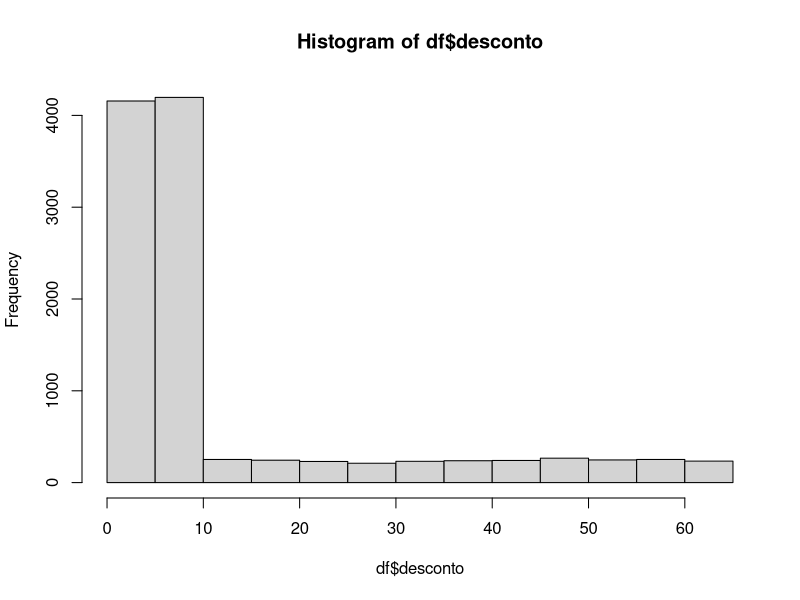
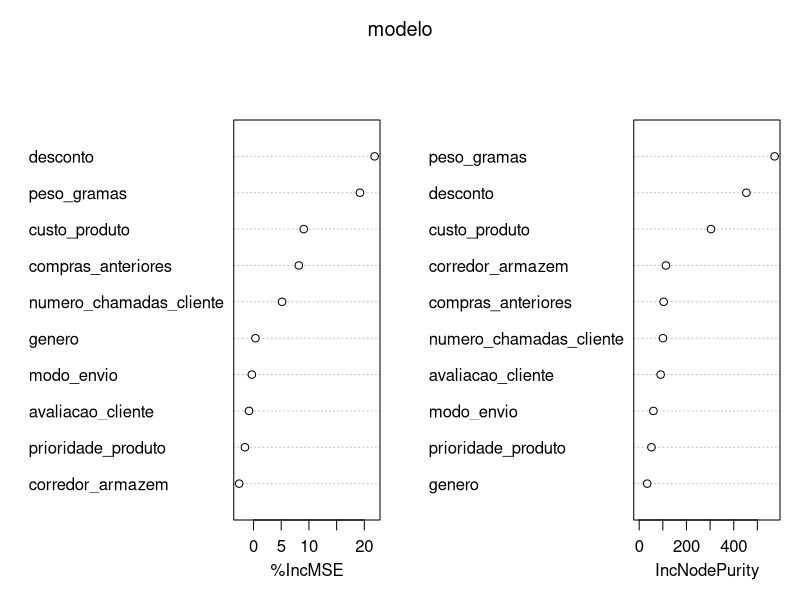
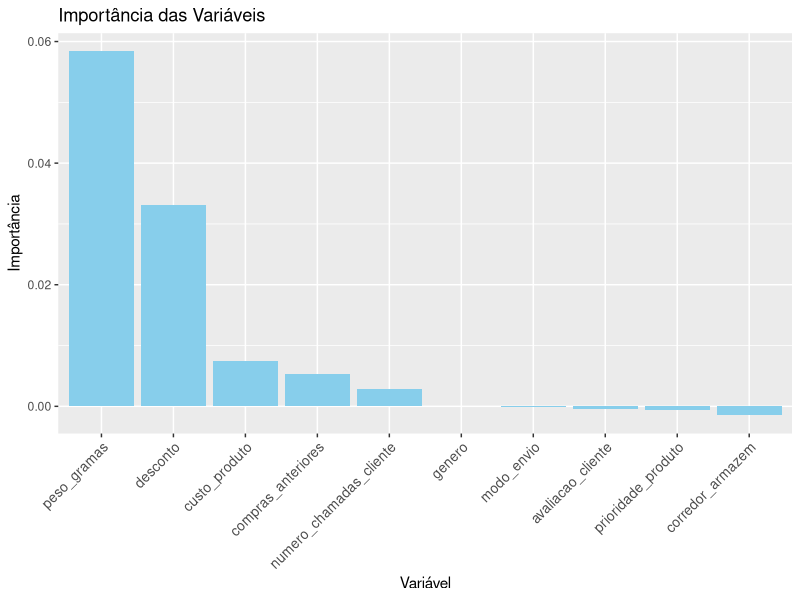
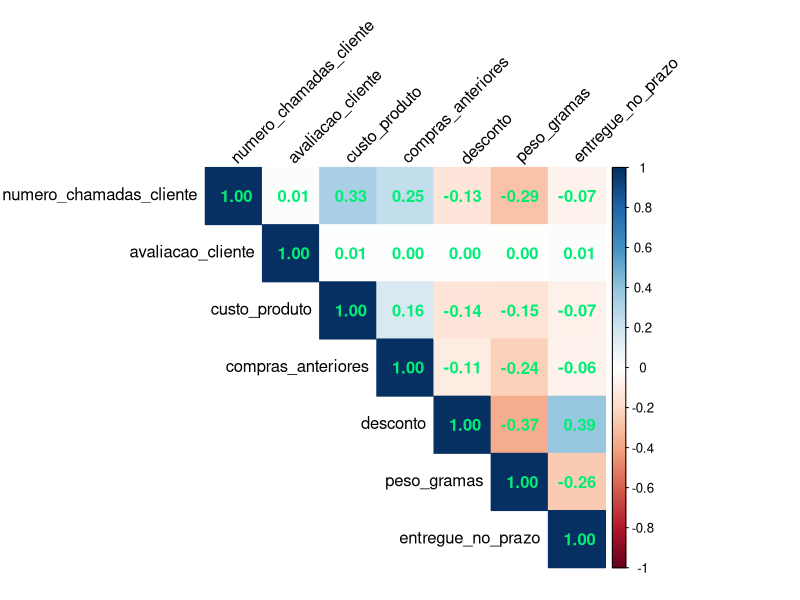
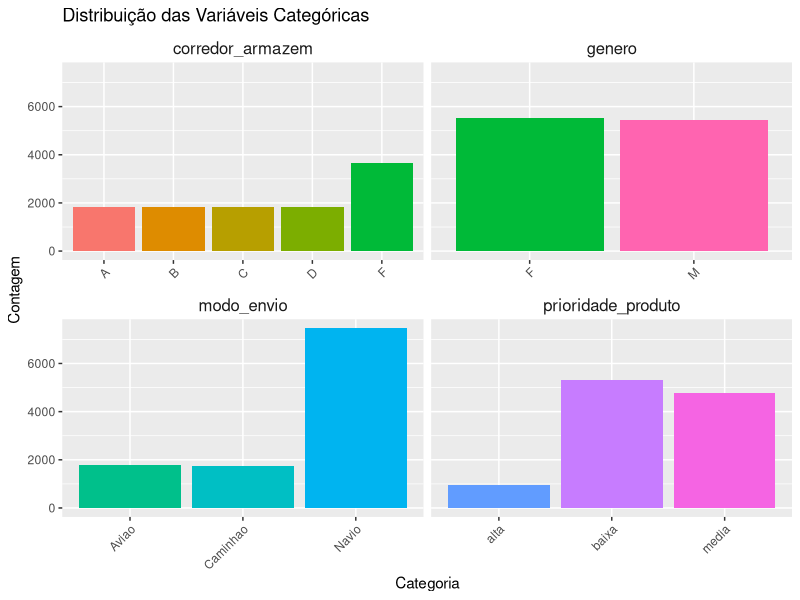
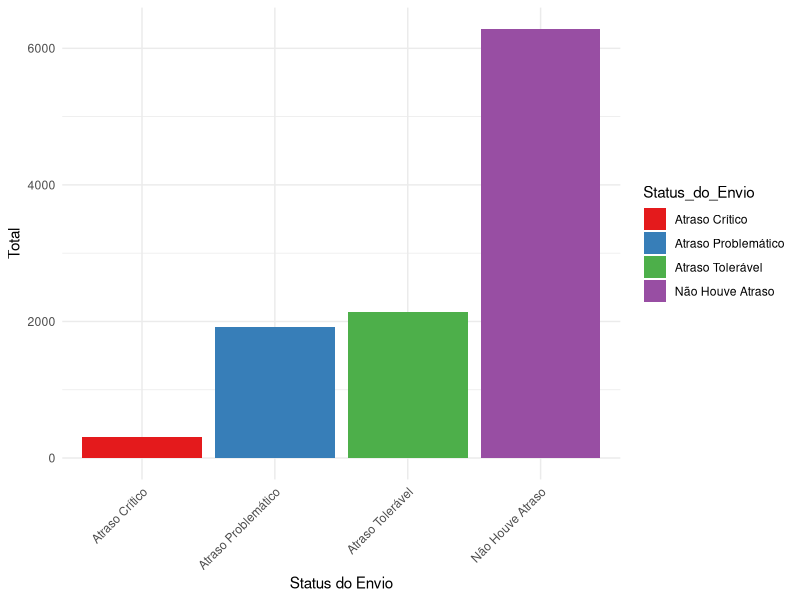

These charts were generated, in order, by the following R code:
####  Big Data Real-Time Analytics com Python e Spark  ####

# Configurando o diretório de trabalho
setwd("~/Desktop/DataScience/CienciaDeDados/2.Big-Data-Real-Time-Analytics-com-Python-e-Spark/5.Engenharia_de_Atributos")
getwd()



## Importando Pacotes
library(readxl)         # carregar arquivos
library(dplyr)          # manipula dados
library(tidyr)          # manipula dados (funcao pivot_longer)
library(ggplot2)        # gera gráficos
library(patchwork)      # unir gráficos
library(corrplot)       # mapa de Correlação

library(randomForest)




#############################             Estudo de Caso             #############################


####  Engenharia de Atributos Para E-Commerce Analytics



### Objetivo:

# - Este Estudo de Caso é uma continuação do trabalho iniciado no capítulo anterior.

# - Agora aplicaremos Engenharia de Atributos.O objetivo é analisar os dados por diferentes perspectivas e criar novas variáveis que ajudem a compreender o 
#   comportamento da variável alvo, em nosso caso se um produto será enviado com atraso ou não.

# - Todo  o  Estudo  de  Caso  é  no  contexto  de  um  problema  de  negócio  em  E-Commerce Analytics.


  
### Definição do Problema

# - Uma empresa internacional de comércio eletrônico (E-commerce) que vende produtos eletrônicos deseja descobrir informações importantes de seu banco de dados
#   de clientes.

# - Os produtos ficam armazenados em um armazém na sede da empresa. Após concluir a compra no web site da empresa, o cliente recebe o produto em casa, em qualquer 
#   parte do mundo. Os produtos são enviados de Navio, Avião ou Caminhão, dependendo da região de entrega.

# - Em cada compra o cliente pode receber um desconto dependendo do peso do produto comprado. Cada cliente pode fazer chamadas ao suporte da empresa no caso de 
#   dúvidas ou problemas e após receber o produto o cliente pode deixar uma avaliação sobre a experiência de compra. O único dado pessoal sobre o cliente que está
#   disponível é o gênero.

# - Nosso trabalho neste Estudo de Caso é explorar os dados, compreender como estão organizados, detectar eventuais problemas e analisar os dados por diferentes
#   perspectivas.

# Trabalharemos com dados fictícios que representam dados reais de uma empresa de E-Commerce. Os dados estão disponíveis na pasta "dados".




#### Carregando os Dados
df <- data.frame(read.csv2("dados/dataset.csv", sep = ","))
head(df)

## Realizando Análise Inicial (Sumário Estatístico, Veriricação de Valores NA, '' e especiais)

analise_inicial <- function(dataframe_recebido) {  # para encotrar linhas com caracter especial, vá para o fim do script
  # Sumário
  cat("\n\n####  DIMENSÕES  ####\n\n")
  print(dim(dataframe_recebido))
  cat("\n\n\n####  INFO  ####\n\n")
  print(str(dataframe_recebido))
  cat("\n\n\n####  SUMÁRIO  ####\n\n")
  print(summary(dataframe_recebido))
  cat("\n\n\n####  VERIFICANDO QTD DE LINHAS DUPLICADAS  ####\n\n")
  print(sum(duplicated(dataframe_recebido)))
  cat("\n\n\n####  VERIFICANDO VALORES NA  ####\n\n")
  valores_na <- colSums(is.na(dataframe_recebido))
  if(any(valores_na > 0)) {
    cat("\n-> Colunas com valores NA:\n\n")
    print(valores_na[valores_na > 0])
  } else {
    cat("\n-> Não foram encontrados valores NA.\n")
  }
  cat("\n\n\n####  VERIFICANDO VALORES VAZIOS ''  ####\n\n")
  valores_vazios <- sapply(dataframe_recebido, function(x) sum(x == ""))
  if(any(valores_vazios > 0)) {
    cat("\n-> Colunas com valores vazios \"\":\n\n")
    print(valores_vazios[valores_vazios > 0])
  } else {
    cat("\n-> Não foram encontrados valores vazios \"\".\n")
  }
  cat("\n\n\n####  VERIFICANDO VALORES COM CARACTERES ESPECIAIS  ####\n\n")
  caracteres_especiais <- sapply(dataframe_recebido, function(x) {
    sum(sapply(x, function(y) {
      if(is.character(y) && length(y) == 1) {
        any(charToRaw(y) > 0x7E | charToRaw(y) < 0x20)
      } else {
        FALSE
      }
    }))
  })
  if(any(caracteres_especiais > 0)) {
    cat("\n-> Colunas com caracteres especiais:\n\n")
    print(caracteres_especiais[caracteres_especiais > 0])
  } else {
    cat("\n-> Não foram encontrados caracteres especiais.\n")
  }
}

analise_inicial(df)


## Modificando todas as variáveis do tipo chr para factor
df <- dplyr::mutate_if(df, is.character, as.factor)
str(df)


## Dividindo o Dataframe em Variáveis Categoricas, Variáveis Numéricas e Variável Alvo
names(df)

# Dataframe somente com as variáveis categóricas
df_categoricas <- df %>% 
  select(where(is.factor))

# Dataframe somente com as variáveis numéricas
df_numericas <- df %>% 
  select(where(is.numeric)) %>% 
  select(-ID, -entregue_no_prazo)

# Dataframe somente com a variável alvo/target "entregue_no_prazo"
df_target <- df %>%
  select(entregue_no_prazo) %>% 
  mutate(entregue_no_prazo = factor(entregue_no_prazo))




##################################    Limpeza De Dados    ################################## 


#### Tratamento de Valores ausentes

##  -> Atenção: Valor ausente significa ausência de informação e não ausência de dado!
# - O tratamento pode ser feito antes, durante ou depois da Análise Exploratória, mas idealmente deve ser feito antes da Engenharia de Atributos.
#   Mas fique atento: a Engenharia de Atributos e o Pré-Processamento podem gerar valores ausentes, o que precisa ser tratado.

analise_inicial(df)

colSums(is.na(df))

# -> Não foi constatado dados ausentes.





#### Tratamento de Valores Duplicados

##  -> Atenção: Valores duplicados significam duplicidade dos dados em toda a linha (todo o registro).
# - O tratamento pode ser feito antes, durante ou depois da Análise Exploratória, mas idealmente deve ser feito antes da Engenharia de Atributos.

sum(duplicated(df))





#### Tratamento de Valores Outliers


## Tratando Uma Variável Específica "desconto" (depois tratamos todas de uma vez)

# Verificando Média e Desvio Padrão
df_desconto <- df %>% 
  select(desconto) %>% 
  summarise(Media = mean(desconto),
            Desvio_Padrao = sd(desconto))
df_desconto

# Histograma
hist(df$desconto)

# Calcula os limites superior e inferior
# (Um valor outlier é aquele que está abaixo do limite inferior ou acima do limite superior)

limite_superior = df_desconto$Media + 3 * df_desconto$Desvio_Padrao
cat("Limite superior:", limite_superior)
limite_inferior = df_desconto$Media - 3 * df_desconto$Desvio_Padrao
cat("Limite inferior:", limite_inferior)

# Filtra o dataframe removendo os registros com outliers na coluna desconto
dim(df)
df <- df %>%
  filter(desconto > limite_inferior & desconto < limite_superior)
dim(df)


## Tratando Todas as Variáveis Numéricas (exceto desconto)

# Nomes das colunas numéricas de interesse
nums2 <- c("numero_chamadas_cliente", 
           "avaliacao_cliente", 
           "compras_anteriores", 
           "custo_produto", 
           "peso_gramas")

# Calculando z-scores e removendo outliers
df_filtrado <- df %>%
  # Calcula o z-score para cada coluna numérica
  mutate(across(all_of(nums2), list(z = ~ (.-mean(.))/sd(.)), .names = "{.col}_zscore")) %>%         # " across(where(is.numeric) " - (todas var numéricas)
  # Filtra linhas removendo outliers (qualquer z-score fora de [-3, 3])
  filter(if_all(ends_with("zscore"), ~ abs(.) < 3)) %>%
  # Remove as colunas de z-score adicionadas anteriormente
  select(-ends_with("zscore"))

# Comparando as dimensões antes e depois do filtro
cat("Dimensões do DataFrame antes do filtro: ", dim(df), "\n")
cat("Dimensões do DataFrame após filtrar outliers: ", dim(df_filtrado), "\n")

df <- df_filtrado

rm(limite_inferior, limite_superior, nums2, df_filtrado)





#### Feature Selection

##  -> Atenção: Aqui tomamos as decisões sobre quais variáveis serão usadas na Engenharia de Atributos.


# Removendo variável ID
df_sem_ID <- df[, !names(df) %in% c("ID")]


## Utilizando modelo randomForest para o método de Feature Selection

modelo <- randomForest(entregue_no_prazo ~ ., 
                       data = df_sem_ID, 
                       ntree = 100, nodesize = 10, importance = T)

# Visualizando por números
print(modelo$importance)

# Visualizando por Gráficos
varImpPlot(modelo)

importancia_ordenada <- modelo$importance[order(-modelo$importance[, 1]), , drop = FALSE] 
df_importancia <- data.frame(
  Variavel = rownames(importancia_ordenada),
  Importancia = importancia_ordenada[, 1]
)
ggplot(df_importancia, aes(x = reorder(Variavel, -Importancia), y = Importancia)) +
  geom_bar(stat = "identity", fill = "skyblue") +
  labs(title = "Importância das Variáveis", x = "Variável", y = "Importância") +
  theme(axis.text.x = element_text(angle = 45, hjust = 1, vjust = 1, size = 10))

rm(modelo, importancia_ordenada, df_importancia, df_sem_ID)


# -> Com base nos gráficos seriam eliminadasas variáveis modo_envio, genero, prioridade_produto e avaliacao_cliente


### Aplicando Feature Selection separadamente nas Variáveis NUméricas (correlação) e Variáveis Categóricas (gráficos)


## Variáveis Numéricas (correlação)
df_cor <- df %>% 
  select(-ID, -corredor_armazem, -modo_envio, -prioridade_produto, -genero)

corrplot(cor(df_cor),
         method = "color",
         type = "upper",
         addCoef.col = 'springgreen2',
         tl.col = "black",
         tl.srt = 45)
rm(df_cor)

# -> Com base no critério de de que as variáveis que ultrapassaram o limite (+/- 0,05) na correlação com varíavel alvo/target (entregue_no_prazo) serão
#    escolhidos para serem processados na Engenharia de Atributos, nesse caso foram as escolhidas as variáveis:
#    numero_chamadas_cliente, custo_produto, compras_anteriores, desconto e peso_gramas


## Variáveis Categóricas (gráficos de barras)

# Gerando Gráficos
df_long <- df_categoricas %>%
  pivot_longer(cols = everything(), names_to = "Variavel", values_to = "Categoria")

ggplot(df_long, aes(x = Categoria, fill = Categoria)) +
  geom_bar() +
  facet_wrap(~ Variavel, scales = "free_x", nrow = 2) +
  labs(title = "Distribuição das Variáveis Categóricas") +
  theme(axis.text.x = element_text(angle = 45, hjust = 1, vjust = 1),
        legend.position = "none",
        strip.background = element_blank(),
        strip.text.x = element_text(size = 12)) +
  xlab("Categoria") +
  ylab("Contagem") +
  guides(fill=guide_legend(title="Categoria")) # Adiciona a legenda de volta, se necessário

rm(df_long)

# -> Com base nos gráficos percebe-se que a variável genêro está praticamente balancedada, desta forma ela não impactaria no resultado final.


# -> Para ficar igual ao curso seriam ELIMINADAS as variáveis "avaliacao_cliente" e "genero"





### Obs: Como as tarefas a seguir são complexas, demonstraremos apenas como algumas colunas. Fique à vontade para refazer a Engenharia de Atributos 
###      usando todas as colunas selecionadas conforme regras definidas acima.





#### Feature Extraction (criando novas variáveis)

## -> ATENÇÃO: Aqui fazemos a extração de novas variáveis a partir da informação contida em outras variáveis.


# Criando uma cópia
df_eng <- df %>% select(-ID)
str(df_eng)
names(df_eng)


## Utilizando variável prioridade_produto

# Performance de Envio do Produto Por Prioridade do Produto

# -> Todo atraso no envio dos produtos é igual, ou seja, tem a mesma proporção? A prioridade de envio dos produtos gera mais ou menos atrasos?
# -> Criaremos uma nova variável que representa a performance do envio do produto com base na seguinte regra de negócio (levels):
  
# Se a prioridade do produto era alta e houve atraso no envio, o atraso é crítico.
# Se a prioridade do produto era média e houve atraso no envio, o atraso é problemático.
# Se a prioridade do produto era baixa e houve atraso no envio, o atraso é tolerável.
# Outra opção significa que o envio foi feito no prazo e não apresenta problema.


# Criando nova coluna "performance_prioridade_envio" e preenchendo com valores NA
df_eng$performance_prioridade_envio <- NA

# Alimentando nova coluna
df_eng$performance_prioridade_envio <- ifelse(
  df_eng$prioridade_produto == 'alta' & df_eng$entregue_no_prazo == 0, "Atraso Crítico",
  ifelse(
    df_eng$prioridade_produto == 'media' & df_eng$entregue_no_prazo == 0, "Atraso Problemático",
    ifelse(
      df_eng$prioridade_produto == 'baixa' & df_eng$entregue_no_prazo == 0, "Atraso Tolerável",
      "Não Houve Atraso"
    )
  )
)
df_eng$performance_prioridade_envio <- as.factor(df_eng$performance_prioridade_envio)

# Visualizando
summary(df_eng$performance_prioridade_envio)



## Criando um novo DataFrame de Análise para a nova variável performance_prioridade_envio

# Gerando um dataframe com as análises
df_report1 <- df_eng %>% 
  group_by(performance_prioridade_envio, entregue_no_prazo) %>% 
  summarise(contagem = n(), .groups = "drop") %>% 
  as.data.frame()
df_report1

# Aplicando Pivot ("girando os dados", transformando linhas em colunas e colunas em linhas)
df_report1 <- df_report1 %>%
  pivot_wider(names_from = entregue_no_prazo, 
              values_from = contagem) %>% 
  as.data.frame()
df_report1

# Renomenado Colunas
names(df_report1) <- c('Status_do_Envio', 'Total_Atraso', 'Total_no_Prazo')
df_report1

# Substituindo NA por zero
df_report1 <- df_report1 %>%
  mutate(Total_Atraso = if_else(is.na(Total_Atraso), 0, Total_Atraso),
         Total_no_Prazo = if_else(is.na(Total_no_Prazo), 0, Total_no_Prazo))

# Concatenando as colunas "Total Atraso" e "Total no Prazo" para criar uma nova coluna "Total" e remove as colunas "Total Atraso" e "Total no Prazo"
df_report1 <- df_report1 %>%
  mutate(Total = Total_Atraso + Total_no_Prazo) %>% 
  select(-Total_Atraso, -Total_no_Prazo) %>% 
  as.data.frame()
df_report1
str(df_report1)
# Gráfico de Barras
ggplot(df_report1, aes(x = Status_do_Envio, y = Total, fill = Status_do_Envio)) +
  geom_col() +  # Usamos geom_col() para valores pré-tabulados
  labs(x = "Status do Envio", y = "Total") +
  theme_minimal() +
  theme(axis.text.x = element_text(angle = 45, hjust = 1)) +
  scale_fill_brewer(palette = "Set1")  # Usando uma paleta de cores para valores discretos

